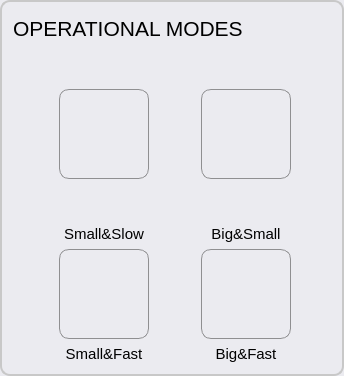
                    <widget class="QGroupBox" name="groupBox_operMode">
                     <property name="sizePolicy">
                      <sizepolicy hsizetype="Expanding" vsizetype="Preferred">
                       <horstretch>0</horstretch>
                       <verstretch>0</verstretch>
                      </sizepolicy>
                     </property>
                     <property name="minimumSize">
                      <size>
                       <width>0</width>
                       <height>300</height>
                      </size>
                     </property>
                     <property name="styleSheet">
                      <string notr="true">QGroupBox { 
     border: 2px solid  rgb(200, 200, 200); ; 
     border-radius: 10px; 
    color: rgb(80, 80, 80);
    background-color: rgb(235, 235, 240);
 } 

 QPushButton {
     border: 1px solid #8f8f91;
     border-radius: 10px;
     background-color: qlineargradient(x1: 0, y1: 0, x2: 0, y2: 1,
                                       stop: 0 #f6f7fa, stop: 1 #dadbde);

 }


QPushButton:focus:pressed{
     background-color: qlineargradient(x1: 0, y1: 0, x2: 0, y2: 1,
                                       stop: 0 #F0F0FF, stop: 1 #f6f7fa);
 }

 QPushButton:hover {
     background-color: qlineargradient(x1: 0, y1: 0, x2: 0, y2: 1,
                                       stop: 0 #f6f7fa, stop: 1 #F0F0FF);
 }

QPushButton:disabled{ background-color: #CCCCCC; }

 QPushButton:flat {
     border: none; /* no border for a flat push button */
 }

 QPushButton:default {
     border-color: navy; /* make the default button prominent */
 }</string>
                     </property>
                     <property name="title">
                      <string/>
                     </property>
                     <layout class="QGridLayout" name="gridLayout_32">
                      <item row="2" column="0">
                       <spacer name="horizontalSpacer_12">
                        <property name="orientation">
                         <enum>Qt::Horizontal</enum>
                        </property>
                        <property name="sizeHint" stdset="0">
                         <size>
                          <width>40</width>
                          <height>20</height>
                         </size>
                        </property>
                       </spacer>
                      </item>
                      <item row="6" column="1">
                       <widget class="QLabel" name="label_7">
                        <property name="font">
                         <font>
                          <pointsize>11</pointsize>
                         </font>
                        </property>
                        <property name="text">
                         <string>Small&amp;Fast</string>
                        </property>
                        <property name="alignment">
                         <set>Qt::AlignHCenter|Qt::AlignTop</set>
                        </property>
                       </widget>
                      </item>
                      <item row="4" column="1">
                       <widget class="QLabel" name="label_2">
                        <property name="font">
                         <font>
                          <pointsize>11</pointsize>
                         </font>
                        </property>
                        <property name="text">
                         <string>Small&amp;Slow</string>
                        </property>
                        <property name="alignment">
                         <set>Qt::AlignHCenter|Qt::AlignTop</set>
                        </property>
                       </widget>
                      </item>
                      <item row="5" column="3">
                       <widget class="QPushButton" name="pushButton_setPipe4">
                        <property name="minimumSize">
                         <size>
                          <width>90</width>
                          <height>90</height>
                         </size>
                        </property>
                        <property name="font">
                         <font>
                          <pointsize>11</pointsize>
                         </font>
                        </property>
                        <property name="text">
                         <string/>
                        </property>
                        <property name="icon">
                         <iconset resource="resources.qrc">
                          <normaloff>:/icons/setPipe4.png</normaloff>:/icons/setPipe4.png</iconset>
                        </property>
                        <property name="iconSize">
                         <size>
                          <width>90</width>
                          <height>90</height>
                         </size>
                        </property>
                       </widget>
                      </item>
                      <item row="5" column="1">
                       <widget class="QPushButton" name="pushButton_setPipe2">
                        <property name="minimumSize">
                         <size>
                          <width>90</width>
                          <height>90</height>
                         </size>
                        </property>
                        <property name="font">
                         <font>
                          <pointsize>11</pointsize>
                         </font>
                        </property>
                        <property name="text">
                         <string/>
                        </property>
                        <property name="icon">
                         <iconset resource="resources.qrc">
                          <normaloff>:/icons/setPipe2.png</normaloff>:/icons/setPipe2.png</iconset>
                        </property>
                        <property name="iconSize">
                         <size>
                          <width>90</width>
                          <height>90</height>
                         </size>
                        </property>
                       </widget>
                      </item>
                      <item row="4" column="3">
                       <widget class="QLabel" name="label_6">
                        <property name="font">
                         <font>
                          <pointsize>11</pointsize>
                         </font>
                        </property>
                        <property name="text">
                         <string>Big&amp;Small</string>
                        </property>
                        <property name="alignment">
                         <set>Qt::AlignHCenter|Qt::AlignTop</set>
                        </property>
                       </widget>
                      </item>
                      <item row="6" column="3">
                       <widget class="QLabel" name="label_8">
                        <property name="font">
                         <font>
                          <pointsize>11</pointsize>
                         </font>
                        </property>
                        <property name="text">
                         <string>Big&amp;Fast</string>
                        </property>
                        <property name="alignment">
                         <set>Qt::AlignHCenter|Qt::AlignTop</set>
                        </property>
                       </widget>
                      </item>
                      <item row="2" column="3">
                       <widget class="QPushButton" name="pushButton_setPipe3">
                        <property name="minimumSize">
                         <size>
                          <width>90</width>
                          <height>90</height>
                         </size>
                        </property>
                        <property name="font">
                         <font>
                          <pointsize>11</pointsize>
                         </font>
                        </property>
                        <property name="text">
                         <string/>
                        </property>
                        <property name="icon">
                         <iconset resource="resources.qrc">
                          <normaloff>:/icons/setPipe3.png</normaloff>:/icons/setPipe3.png</iconset>
                        </property>
                        <property name="iconSize">
                         <size>
                          <width>90</width>
                          <height>90</height>
                         </size>
                        </property>
                       </widget>
                      </item>
                      <item row="2" column="1">
                       <widget class="QPushButton" name="pushButton_setPipe1">
                        <property name="minimumSize">
                         <size>
                          <width>90</width>
                          <height>90</height>
                         </size>
                        </property>
                        <property name="font">
                         <font>
                          <pointsize>11</pointsize>
                         </font>
                        </property>
                        <property name="text">
                         <string/>
                        </property>
                        <property name="icon">
                         <iconset resource="resources.qrc">
                          <normaloff>:/icons/setPipe1.png</normaloff>:/icons/setPipe1.png</iconset>
                        </property>
                        <property name="iconSize">
                         <size>
                          <width>90</width>
                          <height>90</height>
                         </size>
                        </property>
                       </widget>
                      </item>
                      <item row="2" column="4">
                       <spacer name="horizontalSpacer_11">
                        <property name="orientation">
                         <enum>Qt::Horizontal</enum>
                        </property>
                        <property name="sizeHint" stdset="0">
                         <size>
                          <width>40</width>
                          <height>20</height>
                         </size>
                        </property>
                       </spacer>
                      </item>
                      <item row="1" column="1">
                       <spacer name="verticalSpacer_13">
                        <property name="orientation">
                         <enum>Qt::Vertical</enum>
                        </property>
                        <property name="sizeHint" stdset="0">
                         <size>
                          <width>20</width>
                          <height>40</height>
                         </size>
                        </property>
                       </spacer>
                      </item>
                      <item row="3" column="1">
                       <spacer name="verticalSpacer_12">
                        <property name="orientation">
                         <enum>Qt::Vertical</enum>
                        </property>
                        <property name="sizeHint" stdset="0">
                         <size>
                          <width>20</width>
                          <height>40</height>
                         </size>
                        </property>
                       </spacer>
                      </item>
                      <item row="2" column="2">
                       <spacer name="horizontalSpacer_13">
                        <property name="orientation">
                         <enum>Qt::Horizontal</enum>
                        </property>
                        <property name="sizeHint" stdset="0">
                         <size>
                          <width>40</width>
                          <height>20</height>
                         </size>
                        </property>
                       </spacer>
                      </item>
                      <item row="0" column="0" colspan="4">
                       <widget class="QLabel" name="label_DZC_title_2">
                        <property name="minimumSize">
                         <size>
                          <width>100</width>
                          <height>30</height>
                         </size>
                        </property>
                        <property name="font">
                         <font>
                          <pointsize>16</pointsize>
                         </font>
                        </property>
                        <property name="styleSheet">
                         <string notr="true"/>
                        </property>
                        <property name="text">
                         <string>OPERATIONAL MODES</string>
                        </property>
                        <property name="alignment">
                         <set>Qt::AlignLeading|Qt::AlignLeft|Qt::AlignVCenter</set>
                        </property>
                       </widget>
                      </item>
                     </layout>
                    </widget>
